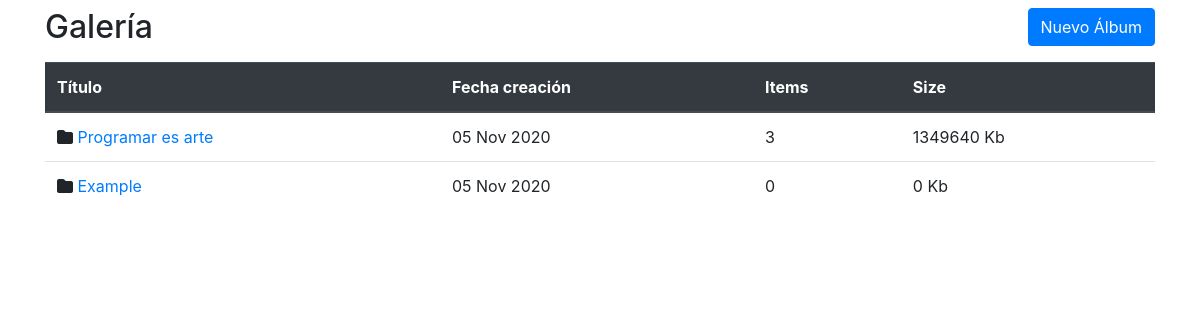
The page /albums/ on the database its author committed.
### albums/models.py (models this page shows, shortened)
class Album(models.Model):
    title = models.CharField(max_length=50, null=False, blank=False)
    description = models.TextField()
    bucket = models.CharField(max_length=100, null=False, blank=False)
    key = models.CharField(max_length=100, null=False, blank=False)
    created_at = models.DateTimeField(auto_now_add=True)
    objects = AlbumMananger()
    @property
    def images(self):
        return self.image_set.all()
    @property
    def size(self):
        if self.images:
            return self.images.aggregate(Sum('size'))['size__sum']
        else:
            return 0

### images/models.py (models this page shows, shortened)
class Image(models.Model):
    key = models.CharField(max_length=100, null=False, blank=False)
    bucket = models.CharField(max_length=100, null=False, blank=False)
    name = models.CharField(max_length=50, null=False, blank=False)
    content_type = models.CharField(max_length=20, null=False, blank=False)
    size = models.IntegerField()
    album = models.ForeignKey(Album, on_delete=models.CASCADE)
    created_at = models.DateTimeField(auto_now_add=True)
    objects = ImageManager()

### albums/views.py (the view)
# urls.py: path('', AlbumListView.as_view(), name='list'),
class AlbumListView(ListView):
    model = Album
    template_name = 'albums/list.html'
    paginate_by = 10
    def get_context_data(self, *args, **kwargs):
        context = super().get_context_data(*args, **kwargs)
        context['title'] = 'Galería'
        context['form'] = AlbumForm()
        return context

### albums/templates/albums/list.html (shortened to what this page needs)
{% extends 'base/base.html' %}
{% block content %}
<div class="row mt-2">
    <div class="col-6">
        <h2>Galería</h2>
    </div>
    <div class="col-6 text-right">
        <button type="button" class="btn btn-primary" data-toggle="modal" data-target="#newAlbum">
            Nuevo Álbum
        </button>
    </div>
</div>
<div class="row mt-2">
    <div class="col">
        <table class="table">
            <thead class="thead-dark">
              <tr>
                <th scope="col">Título</th>
                <th scope="col">Fecha creación</th>
                <th scope="col">Items</th>
                <th scope="col">Size</th>
              </tr>
            </thead>
            <tbody>
                {% for album in object_list %}
                    <tr>
                        <td>
                            <i class="fas fa-folder"></i>
                            <a href="{% url 'albums:detail' album.id %}">
                                {{ album.title }}
                            </a>
                        </td>
                        <td>{{ album.created_at | date:'d M Y' }}</td>
                        <td> {{ album.images.count }}</td>
                        <td>{{ album.size }} Kb</td>
                    </tr>
                {% endfor %}
            </tbody>
          </table>
    </div>
</div>
{% endblock %}

### templates/base/base.html (shortened to what this page needs)
<!doctype html>
<html lang="en">
  <head>
    <link rel="stylesheet" href="https://cdn.jsdelivr.net/npm/bootstrap@4.5.3/dist/css/bootstrap.min.css">
  </head>
  <body>
    <div class="container">
        <div class="row">
            <div class="col">
                {% block content %}
                {% endblock %}
            </div>
        </div>
    </div>
  </body>
</html>

### rows shown on the page
Album: title "Programar es arte", created_at "05 Nov 2020", images.count "3", size "1349640"
Album: title "Example", created_at "05 Nov 2020", images.count "0", size "0"
